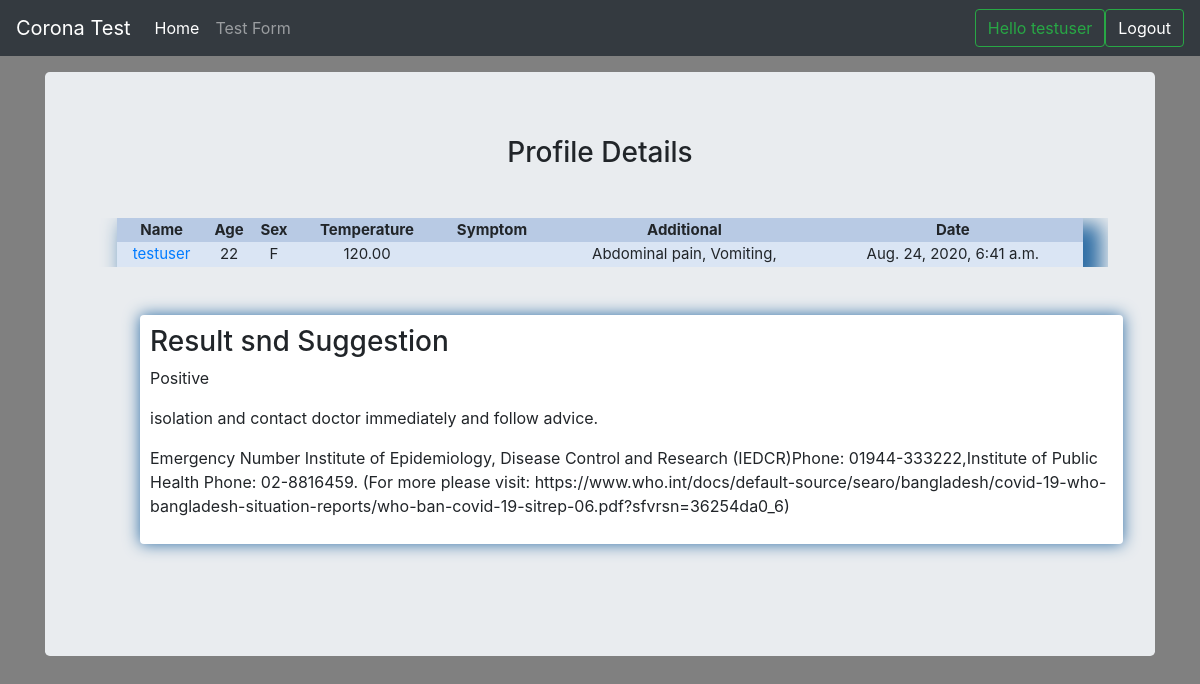
Page /profile_details (signed in) on the committed database.
### test_form/models.py (models this page shows, shortened)
class Profile(models.Model):
    user = models.ForeignKey(User, on_delete=models.CASCADE, blank=True, null=True)
    name = models.CharField(max_length=120, blank=True, null=True)
    age = models.IntegerField(default=0)
    gender_choice = (
        ('M', 'Male'),
        ('F', 'Female'),
    )
    gender = models.CharField(max_length=30, blank=True, null=True, choices=gender_choice)
    body_temperature = models.DecimalField(max_digits=7, decimal_places=2)
    symptom = models.ManyToManyField(SymptomChoice, blank=True, null=True)
    additional = models.ManyToManyField(AdditionalInfo, blank=True, null=True)
    result = models.CharField(max_length=120, blank=True, null=True)
    score = models.IntegerField(blank=True, null=True)
    is_tested = models.BooleanField(default=False)
    advice = models.TextField(blank=True, null=True)
    emergency_info = models.TextField(blank=True, null=True)
    export_to_CSV = models.BooleanField(default=False)
    created_at = models.DateTimeField(auto_now_add=True)

class AdditionalInfo(models.Model):
    additional_choice = models.CharField(max_length=30, blank=True)
    def __str__(self):
        return self.additional_choice

### test_form/views.py (the view)
# urls.py: path('profile_details', views.profile_details, name='profile_details'),
def profile_details(request):
    title = 'Profile Details'
    if request.user.is_authenticated:
        user = request.user
        try:
            profile = Profile.objects.get(user=user)
        except:
            error = "Test First"
            return render(request, 'error_user.html', {'error': error})
        context = {
            'title': title,
            'profile': profile
        }
    return render(request, 'profile_details.html', context)

### templates/profile_details.html
{% extends 'main.html' %}
{% load static %}
{% block content %}
    <div class="container">
        <div class="row">
            <div class="col-md-12">
                <h3 class="title mb-5">{{title}}</h3>
                <div class="table-responsive">
                    <table>
                        <tr>
                            <th>Name</th>
                            <th>Age</th>
                            <th>Sex</th>
                            <th>Temperature</th>
                            <th>Symptom</th>
                            <th>Additional</th>
                            <th>Date</th>
                        </tr>
                            <tr>
                                <td><a href="{% url 'profile_edit' id=profile.id %}">{{profile.name}}</a></td>
                                <td>{{profile.age}}</td>
                                <td>{{profile.gender}}</td>
                                <td>{{profile.body_temperature}}</td>
                                <td>{% for symptom in profile.symptom.all %} {{symptom }},{% endfor %}</td>
                                <td>{% for additional in profile.additional.all %} {{ additional }}, {% endfor %}</td>
                                <td>{{ profile.created_at }}</td>
                            </tr>
                    </table>
                </div>
            </div>
            <div class="col-md-12 pr-5 m-5">
                <div class="box-element">
                    <h3>Result snd Suggestion</h3>
                    <p>{{ profile.result }}</p>
                    <p>{{ profile.advice }}</p>
                    <p>{{ profile.emergency_info }}</p>
                </div>
            </div>
        </div>
    </div>
{% endblock %}

### templates/navbar.html (shortened to what this page needs)
<nav class="navbar navbar-expand-md navbar-dark fixed-top bg-dark">
  <a class="navbar-brand" href="/">Corona Test</a>
  <div class="collapse navbar-collapse" id="navbarCollapse">
    <ul class="navbar-nav mr-auto">
      <li class="nav-item active">
        <a class="nav-link" href="/">Home <span class="sr-only">(current)</span></a>
      </li>
        {% if request.user.is_authenticated %}
      <li class="nav-item">
        <a class="nav-link" href="/profile">Test Form</a>
      </li>
    </ul>
          <button class="btn btn-outline-success my-2 my-sm-0" type="submit">Hello {{ request.user }}</button>
          <button class="btn btn-outline-success my-2 my-sm-0" type="submit"><a style="text-decoration: none; color: white" href="{% url 'logout' %}">Logout</a></button>
      {% endif %}
  </div>
</nav>

### static/css/navbar-top-fixed.css (style rules this page uses)
body { min-height: 75rem; padding-top: 4.5rem; }

### static/css/main.css (style rules this page uses)
body { background-color: gray; }
.title { text-align: center; }
table { width: 95%; margin: auto; text-align: center; box-shadow: 12px 12px 20px 6px #2e6da4; font-size: 15px; }
table tr:nth-child(odd) { background: #B8CAE4 }
table tr:nth-child(even) { background: #dae5f4 }
.box-element { box-shadow:#2e6da4 0 0 16px; background-color: #fff; border-radius: 4px; padding: 10px; }

### rows in the picture
Profile: name "testuser", age "22", gender "F", body_temperature "120.00", created_at "Aug. 24, 2020, 6:41 a.m.", result "Positive", advice "isolation and contact doctor immediately and follow advice.", emergency_info "Emergency Number Institute of Epidemiology, Disease Control and Research (IEDCR)Phone: 01944-333222,Institute of Public Health Phone: 02-8816459. (For more please visit: https://www.who.int/docs/default-source/searo/bangladesh/covid-19-who-bangladesh-situation-reports/who-ban-covid-19-sitrep-06.pdf?sfvrsn=36254da0_6)"
AdditionalInfo: additional_choice "Abdominal pain"
AdditionalInfo: additional_choice "Vomiting"

### other values in the picture
{{ request.user }} "testuser"
{{ title }} "Profile Details"
